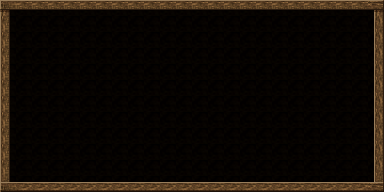

A level layout from a 2D game, rendered from its tile map. Below: a short description, then the map file with tile-grid data replaced by summaries:
An orthogonal 24x12 tile map with 16x16 px tiles, 2 tile layers (behind, front).

<map version="1.0" orientation="orthogonal" width="24" height="12" tilewidth="16" tileheight="16">
 <tileset firstgid="1" name="Window_c_00" tilewidth="16" tileheight="16">
  <image source="Window_c_00.png" width="128" height="128" />
 </tileset>
 <layer name="behind" width="24" height="12">
  <data>[288 cells, 288 non-empty, 1 distinct tile ids]</data>
 </layer>
 <layer name="front" width="24" height="12">
  <data>[288 cells, 68 non-empty, 8 distinct tile ids]</data>
 </layer>
</map>
